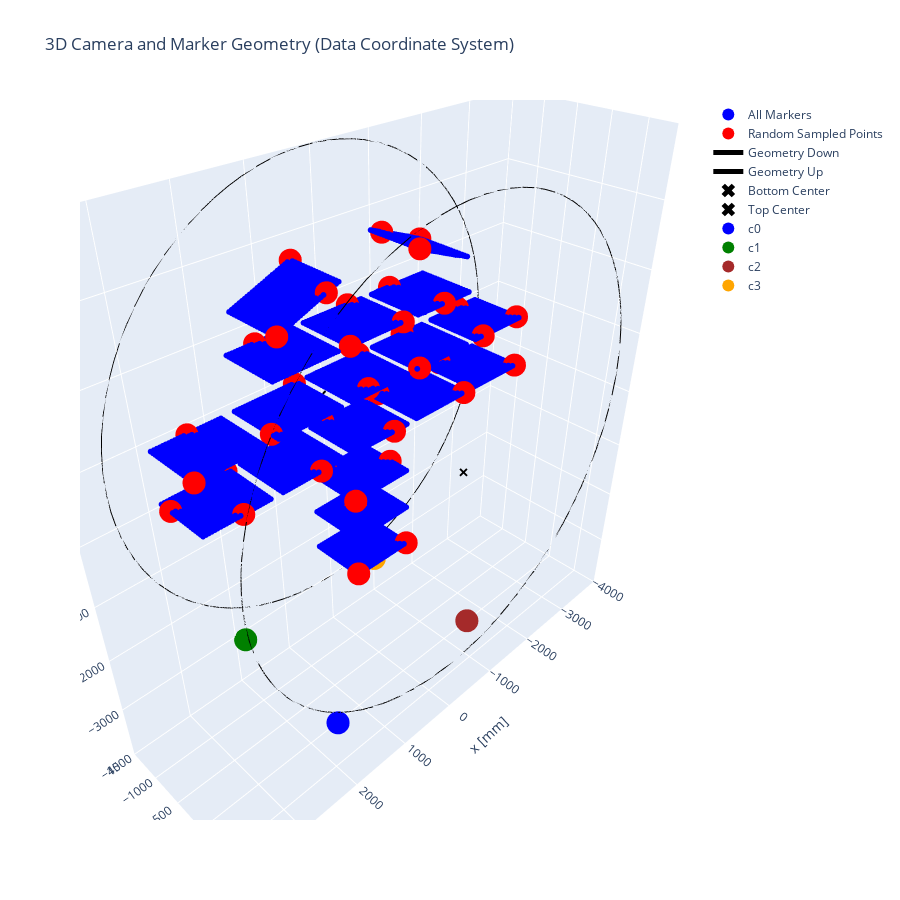

The cell this chart's notebook holds for it:
### Code cell
import plotly.graph_objs as go

# Plot all points in blue
fig = go.Figure()


fig.add_trace(go.Scatter3d(
    x=X, y=Y, z=Z,
    mode='markers',
    marker=dict(size=2, color='blue'),
    name='All Markers'
))

# Plot random sampled points (fps_indices) in red
sampled_fps = data.loc[fps_indices, ['X', 'Y', 'Z']]
fig.add_trace(go.Scatter3d(
    x=sampled_fps['X'], y=sampled_fps['Y'], z=sampled_fps['Z'],
    mode='markers',
    marker=dict(size=8, color='red'),
    name='Random Sampled Points'
))

fig.update_layout(
    scene=dict(
        xaxis_title='X (left-right)',
        yaxis_title='Y (upwards)',
        zaxis_title='Z (depth)'
    ),
    title='3D Scatter Plot with Random Sampled Points Highlighted'
)

# plot geometry
theta = np.linspace(0, 2*np.pi, 100)
geometry_down = [3500*np.cos(theta),np.zeros_like(theta)-1500, 3500*np.sin(theta)+480]
geometry_up = [3500*np.cos(theta),np.zeros_like(theta)+880, 3500*np.sin(theta)+480]


fig.add_trace(go.Scatter3d(
    x=geometry_down[0], y=geometry_down[1], z=geometry_down[2],
    mode='lines', line=dict(color='black', width=2), name='Geometry Down'
))
fig.add_trace(go.Scatter3d(
    x=geometry_up[0], y=geometry_up[1], z=geometry_up[2],
    mode='lines', line=dict(color='black', width=2), name='Geometry Up'
))

# Plot X marks for geometry (x, y, z order)
fig.add_trace(go.Scatter3d(
    x=[0], z=[480], y=[-1500],
    mode='markers', marker=dict(symbol='x', size=3, color='black'), name='Bottom Center'
))
fig.add_trace(go.Scatter3d(
    x=[0], z=[480], y=[880],
    mode='markers', marker=dict(symbol='x', size=3, color='black'), name='Top Center'
))

fig.update_layout(
    scene=dict(
        xaxis_title='x [mm]',
        yaxis_title='y [mm]',
        zaxis_title='z [mm]',
        xaxis=dict(range=[-4000, 4000]),
        yaxis=dict(range=[-1500, 880]),
        zaxis=dict(range=[-4000, 4000])
    ),
    legend=dict(itemsizing='constant'),
    width=900, height=900,
    title='3D Camera and Marker Geometry (Data Coordinate System)'
)

# Plot camera positions (x, y, z order)
fig.add_trace(go.Scatter3d(
    x=[pos_c[0][0]], y=[pos_c[0][1]], z=[pos_c[0][2]],
    mode='markers', marker=dict(size=8, color='blue'), name='c0'
))
fig.add_trace(go.Scatter3d(
    x=[pos_c[1][0]], y=[pos_c[1][1]], z=[pos_c[1][2]],
    mode='markers', marker=dict(size=8, color='green'), name='c1'
))
fig.add_trace(go.Scatter3d(
    x=[pos_c[2][0]], y=[pos_c[2][1]], z=[pos_c[2][2]],
    mode='markers', marker=dict(size=8, color='brown'), name='c2'
))
fig.add_trace(go.Scatter3d(
    x=[pos_c[3][0]], y=[pos_c[3][1]], z=[pos_c[3][2]],
    mode='markers', marker=dict(size=8, color='orange'), name='c3'
))

fig.show()
